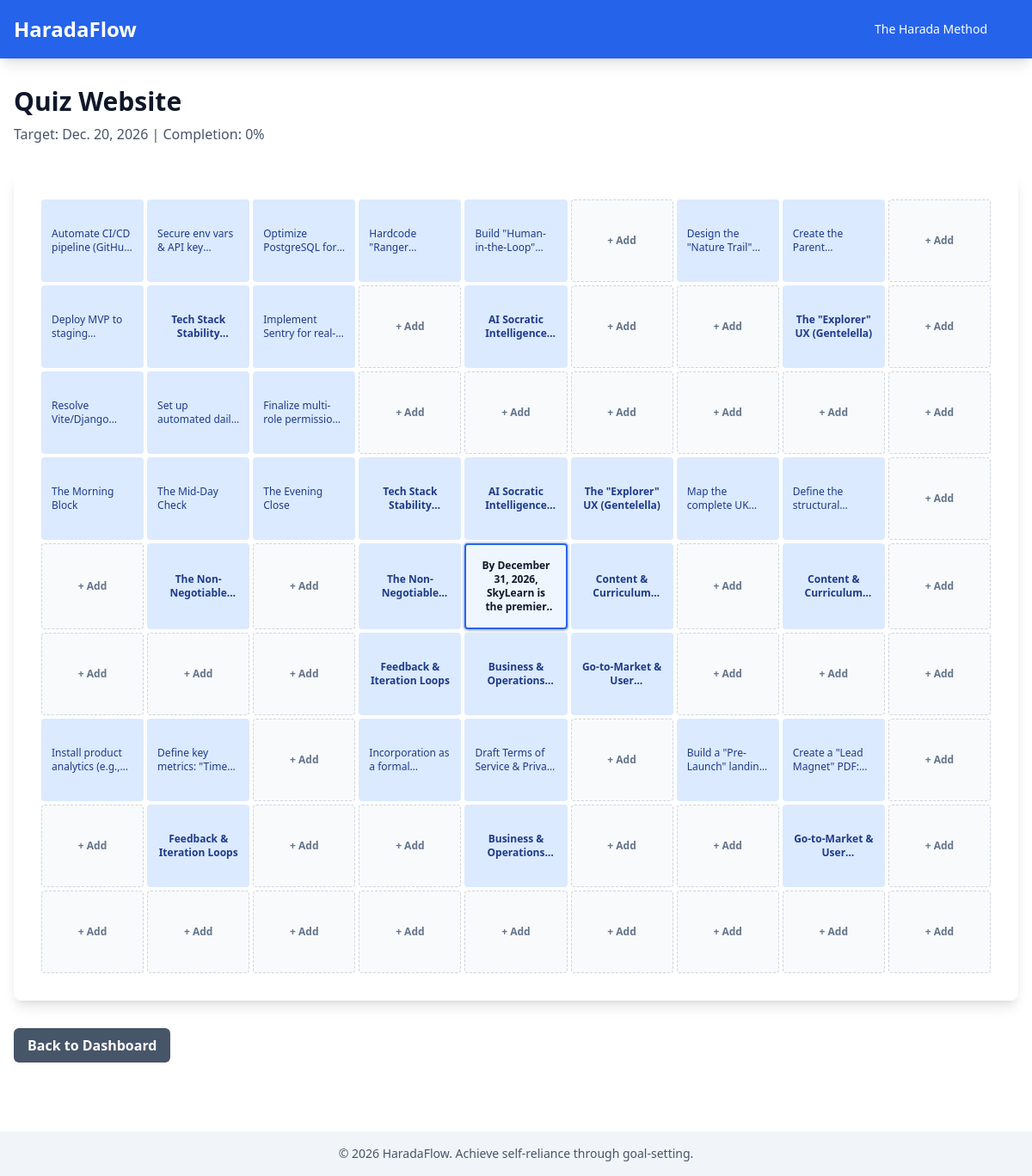
Before: /matrix/1/ (signed in) with the older database file.
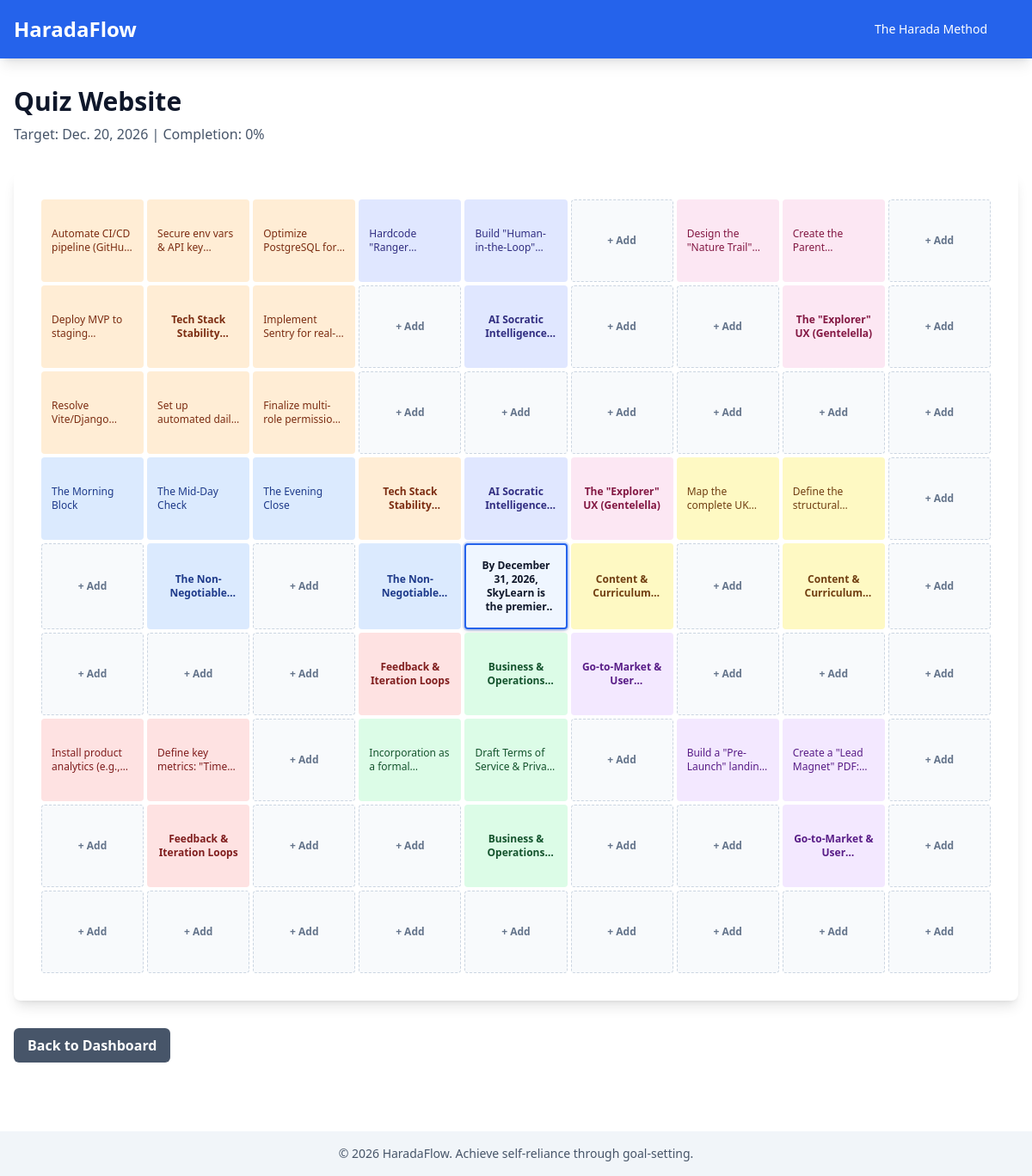
After: the same page with the newer database file.
### charts/models.py (models this page shows, shortened)
class HaradaChart(models.Model):
    user = models.ForeignKey(
        User, on_delete=models.CASCADE, related_name="harada_charts"
    )
    title = models.CharField(max_length=255)
    core_goal = models.TextField(help_text="The long-term goal")
    target_date = models.DateField()
    is_draft = models.BooleanField(
        default=True, help_text="True while completing wizard steps"
    )
    perspectives = models.JSONField(
        default=dict,
        help_text="Four perspectives: self_tangible, self_intangible, others_tangible, others_intangible",
    )
    created_at = models.DateTimeField(auto_now_add=True)
    updated_at = models.DateTimeField(auto_now=True)
    class Meta:
        ordering = ["-created_at"]
    @property
    def completion_percentage(self):
        tasks = self.task_set.all()
        if tasks.count() == 0:
            return 0
        done_count = tasks.filter(status="done").count()
        return round((done_count / tasks.count()) * 100)

class Task(models.Model):
    STATUS_CHOICES = [
        ("todo", "To Do"),
        ("in_progress", "In Progress"),
        ("done", "Done"),
    ]
    FREQUENCY_CHOICES = [
        ("one_time", "One-time"),
        ("routine", "Routine"),
    ]
    chart = models.ForeignKey(HaradaChart, on_delete=models.CASCADE)
    pillar = models.ForeignKey(Pillar, on_delete=models.CASCADE)
    title = models.CharField(max_length=255)
    description = models.TextField(blank=True)
    frequency = models.CharField(
        max_length=20, choices=FREQUENCY_CHOICES, default="one_time"
    )
    status = models.CharField(max_length=20, choices=STATUS_CHOICES, default="todo")
    position = models.IntegerField(
        validators=[MinValueValidator(1), MaxValueValidator(8)],
        help_text="Position 1-8 within the pillar's 3x3 grid",
    )
    created_at = models.DateTimeField(auto_now_add=True)
    updated_at = models.DateTimeField(auto_now=True)
    class Meta:
        unique_together = ("pillar", "position")
        ordering = ["pillar", "position"]

class Pillar(models.Model):
    COLOR_CHOICES = [
        ("blue", "Blue"),
        ("red", "Red"),
        ("green", "Green"),
        ("purple", "Purple"),
        ("yellow", "Yellow"),
        ("pink", "Pink"),
        ("indigo", "Indigo"),
        ("orange", "Orange"),
    ]
    chart = models.ForeignKey(HaradaChart, on_delete=models.CASCADE)
    name = models.CharField(max_length=255)
    color = models.CharField(
        max_length=20,
        choices=COLOR_CHOICES,
        default="blue",
        help_text="Color for this pillar and its tasks",
    )
    position = models.IntegerField(
        validators=[MinValueValidator(1), MaxValueValidator(8)],
        help_text="Position 1-8 around the center cell",
    )
    class Meta:
        unique_together = ("chart", "position")
        ordering = ["position"]

### matrix/views.py (the view)
# urls.py: path("<int:chart_id>/", views.matrix_view, name="matrix_view"),
@login_required
def matrix_view(request, chart_id):
    chart = get_object_or_404(HaradaChart, id=chart_id, user=request.user)
    grid = build_matrix_grid(chart)
    return render(request, "matrix/view.html", {"chart": chart, "grid": grid})

### config/context_processors.py (called while the page is built)
def clerk_context(request):
    return {
        'clerk_publishable_key': settings.CLERK_PUBLISHABLE_KEY,
    }

### templates/matrix/view.html (shortened to what this page needs)
{% extends 'base.html' %}
{% block content %}
<div class="mb-8">
    <h2 class="text-3xl font-bold mb-2">{{ chart.title }}</h2>
    <p class="text-slate-600 dark:text-slate-400">Target: {{ chart.target_date }} | Completion: {{ chart.completion_percentage }}%</p>
</div>
<div class="bg-white dark:bg-slate-800 rounded-lg shadow-lg p-8 overflow-x-auto">
    <div style="display: grid; grid-template-columns: repeat(9, minmax(80px, 1fr)); gap: 4px;">
        {% for row in grid %}
            {% for cell in row %}
                {% if cell %}
                    {% if cell.type == 'core_goal' %}
                        <div class="bg-blue-50 dark:bg-blue-950/40 border-2 border-blue-600 dark:border-blue-500 text-slate-900 dark:text-slate-100 rounded p-4 text-center font-bold flex items-center justify-center min-h-24 text-xs overflow-hidden shadow-md ring-2 ring-blue-600/20" title="{{ cell.content }}">
                            <div class="line-clamp-4 text-center font-bold">{{ cell.content }}</div>
                        </div>
                    {% elif cell.type == 'pillar' %}
                        <button hx-get="{% url 'pillar_modal' chart.id cell.id %}" hx-target="#modal-container" hx-swap="innerHTML" class="{% if cell.color == 'blue' %}bg-blue-100 dark:bg-blue-900 text-blue-900 dark:text-blue-100{% elif cell.color == 'red' %}bg-red-100 dark:bg-red-900 text-red-900 dark:text-red-100{% elif cell.color == 'green' %}bg-green-100 dark:bg-green-900 text-green-900 dark:text-green-100{% elif cell.color == 'purple' %}bg-purple-100 dark:bg-purple-900 text-purple-900 dark:text-purple-100{% elif cell.color == 'yellow' %}bg-yellow-100 dark:bg-yellow-900 text-yellow-900 dark:text-yellow-100{% elif cell.color == 'pink' %}bg-pink-100 dark:bg-pink-900 text-pink-900 dark:text-pink-100{% elif cell.color == 'indigo' %}bg-indigo-100 dark:bg-indigo-900 text-indigo-900 dark:text-indigo-100{% elif cell.color == 'orange' %}bg-orange-100 dark:bg-orange-900 text-orange-900 dark:text-orange-100{% endif %} rounded p-3 text-center font-bold flex items-center justify-center min-h-24 text-xs hover:shadow-md transition cursor-pointer" title="{{ cell.content }}">
                            <span class="line-clamp-2">{{ cell.content }}</span>
                        </button>
                    {% elif cell.type == 'task' %}
                        <button hx-get="{% url 'task_modal' chart.id cell.id %}" hx-target="#modal-container" hx-swap="innerHTML" class="{% if cell.color == 'blue' %}bg-blue-100 dark:bg-blue-900 text-blue-900 dark:text-blue-100{% elif cell.color == 'red' %}bg-red-100 dark:bg-red-900 text-red-900 dark:text-red-100{% elif cell.color == 'green' %}bg-green-100 dark:bg-green-900 text-green-900 dark:text-green-100{% elif cell.color == 'purple' %}bg-purple-100 dark:bg-purple-900 text-purple-900 dark:text-purple-100{% elif cell.color == 'yellow' %}bg-yellow-100 dark:bg-yellow-900 text-yellow-900 dark:text-yellow-100{% elif cell.color == 'pink' %}bg-pink-100 dark:bg-pink-900 text-pink-900 dark:text-pink-100{% elif cell.color == 'indigo' %}bg-indigo-100 dark:bg-indigo-900 text-indigo-900 dark:text-indigo-100{% elif cell.color == 'orange' %}bg-orange-100 dark:bg-orange-900 text-orange-900 dark:text-orange-100{% endif %} rounded p-3 text-left flex items-center justify-center min-h-24 text-xs hover:shadow-md transition cursor-pointer" title="{{ cell.content }}">
                            <span class="line-clamp-2">{{ cell.content }}</span>
                        </button>
                    {% elif cell.type == 'task_empty' %}
                        <button hx-get="{% url 'task_create_modal' chart.id cell.pillar_id cell.position %}" hx-target="#modal-container" hx-swap="innerHTML" class="bg-slate-50 dark:bg-slate-900 border border-dashed border-slate-300 dark:border-slate-600 text-slate-500 dark:text-slate-400 rounded p-3 text-center font-semibold flex items-center justify-center min-h-24 text-xs hover:bg-slate-100 dark:hover:bg-slate-800 hover:shadow-md transition cursor-pointer" title="Add task">
                            <span>{{ cell.content }}</span>
                        </button>
                    {% else %}
                        <div class="bg-slate-100 dark:bg-slate-700 rounded p-4 min-h-24"></div>
                    {% endif %}
                {% else %}
                    <div class="bg-slate-50 dark:bg-slate-900 rounded p-4 min-h-24"></div>
                {% endif %}
            {% endfor %}
        {% endfor %}
    </div>
</div>
<div class="mt-8 flex gap-4">
    <a href="{% url 'dashboard' %}" class="bg-slate-600 hover:bg-slate-700 text-white font-bold py-2 px-4 rounded-md">
        Back to Dashboard
    </a>
</div>
{% endblock %}

### templates/base.html (shortened to what this page needs)
<!DOCTYPE html>
<html lang="en" class="scroll-smooth">
<head>
    <script src="https://cdn.tailwindcss.com"></script>
</head>
<body class="bg-white dark:bg-slate-900 text-slate-900 dark:text-slate-100 transition-colors">
    <nav class="bg-blue-600 dark:bg-blue-900 text-white shadow-lg">
        <div class="max-w-7xl mx-auto px-4 py-4 flex justify-between items-center">
            <h1 class="text-2xl font-bold"><a href="/">HaradaFlow</a></h1>
            <div class="flex gap-6 items-center">
                <div class="relative group">
                    <button class="hover:bg-blue-700 px-3 py-2 rounded text-sm font-medium">The Harada Method</button>
                </div>
            </div>
        </div>
    </nav>
    <main class="max-w-7xl mx-auto px-4 py-8">
        {% block content %}{% endblock %}
    </main>
    <footer class="bg-slate-100 dark:bg-slate-800 text-center py-4 mt-12">
        <p class="text-sm text-slate-600 dark:text-slate-400">© 2026 HaradaFlow. Achieve self-reliance through goal-setting.</p>
    </footer>
</body>
</html>

Changed rows visible on the page:
changed Pillar "Tech Stack…": color "blue" → "orange" (drawn)
changed Pillar "AI Socratic…": color "blue" → "indigo" (drawn)
changed Pillar "The \"Explorer\" UX (Gentelella)": color "blue" → "pink" (drawn)
changed Pillar "Content &…": color "blue" → "yellow" (drawn)
changed Pillar "Feedback & Iteration Loops": color "blue" → "red" (drawn)
changed Pillar "Business &…": color "blue" → "green" (drawn)
changed Pillar "Go-to-Market &…": color "blue" → "purple" (drawn)
